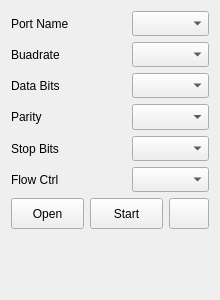
<?xml version="1.0" encoding="UTF-8"?>
<ui version="4.0">
 <class>NdiComm</class>
 <widget class="QWidget" name="NdiComm">
  <property name="geometry">
   <rect>
    <x>0</x>
    <y>0</y>
    <width>220</width>
    <height>300</height>
   </rect>
  </property>
  <property name="sizePolicy">
   <sizepolicy hsizetype="Minimum" vsizetype="Preferred">
    <horstretch>0</horstretch>
    <verstretch>0</verstretch>
   </sizepolicy>
  </property>
  <property name="minimumSize">
   <size>
    <width>220</width>
    <height>0</height>
   </size>
  </property>
  <property name="windowTitle">
   <string>NDI COMM</string>
  </property>
  <layout class="QVBoxLayout" name="verticalLayout" stretch="6,1,2">
   <item>
    <layout class="QGridLayout" name="gridLayout" columnstretch="3,2">
     <item row="5" column="0">
      <widget class="QLabel" name="lblFlowCtrl">
       <property name="sizePolicy">
        <sizepolicy hsizetype="Preferred" vsizetype="Preferred">
         <horstretch>0</horstretch>
         <verstretch>0</verstretch>
        </sizepolicy>
       </property>
       <property name="text">
        <string>Flow Ctrl</string>
       </property>
      </widget>
     </item>
     <item row="0" column="1">
      <widget class="QComboBox" name="cmbPortName">
       <property name="sizePolicy">
        <sizepolicy hsizetype="Preferred" vsizetype="Preferred">
         <horstretch>0</horstretch>
         <verstretch>0</verstretch>
        </sizepolicy>
       </property>
      </widget>
     </item>
     <item row="2" column="0">
      <widget class="QLabel" name="lblDataBits">
       <property name="sizePolicy">
        <sizepolicy hsizetype="Preferred" vsizetype="Preferred">
         <horstretch>0</horstretch>
         <verstretch>0</verstretch>
        </sizepolicy>
       </property>
       <property name="text">
        <string>Data Bits</string>
       </property>
      </widget>
     </item>
     <item row="2" column="1">
      <widget class="QComboBox" name="cmbDataBits">
       <property name="sizePolicy">
        <sizepolicy hsizetype="Preferred" vsizetype="Preferred">
         <horstretch>0</horstretch>
         <verstretch>0</verstretch>
        </sizepolicy>
       </property>
      </widget>
     </item>
     <item row="1" column="0">
      <widget class="QLabel" name="lblBuadrate">
       <property name="sizePolicy">
        <sizepolicy hsizetype="Preferred" vsizetype="Preferred">
         <horstretch>0</horstretch>
         <verstretch>0</verstretch>
        </sizepolicy>
       </property>
       <property name="text">
        <string>Buadrate</string>
       </property>
      </widget>
     </item>
     <item row="5" column="1">
      <widget class="QComboBox" name="cmbFlowCtrl">
       <property name="sizePolicy">
        <sizepolicy hsizetype="Preferred" vsizetype="Preferred">
         <horstretch>0</horstretch>
         <verstretch>0</verstretch>
        </sizepolicy>
       </property>
      </widget>
     </item>
     <item row="0" column="0">
      <widget class="QLabel" name="lblPortName">
       <property name="sizePolicy">
        <sizepolicy hsizetype="Preferred" vsizetype="Preferred">
         <horstretch>0</horstretch>
         <verstretch>0</verstretch>
        </sizepolicy>
       </property>
       <property name="text">
        <string>Port Name</string>
       </property>
      </widget>
     </item>
     <item row="4" column="0">
      <widget class="QLabel" name="lblStopBits">
       <property name="sizePolicy">
        <sizepolicy hsizetype="Preferred" vsizetype="Preferred">
         <horstretch>0</horstretch>
         <verstretch>0</verstretch>
        </sizepolicy>
       </property>
       <property name="text">
        <string>Stop Bits</string>
       </property>
      </widget>
     </item>
     <item row="4" column="1">
      <widget class="QComboBox" name="cmbStopBits">
       <property name="sizePolicy">
        <sizepolicy hsizetype="Preferred" vsizetype="Preferred">
         <horstretch>0</horstretch>
         <verstretch>0</verstretch>
        </sizepolicy>
       </property>
      </widget>
     </item>
     <item row="1" column="1">
      <widget class="QComboBox" name="cmbBuadrate">
       <property name="sizePolicy">
        <sizepolicy hsizetype="Preferred" vsizetype="Preferred">
         <horstretch>0</horstretch>
         <verstretch>0</verstretch>
        </sizepolicy>
       </property>
      </widget>
     </item>
     <item row="3" column="0">
      <widget class="QLabel" name="lblParity">
       <property name="sizePolicy">
        <sizepolicy hsizetype="Preferred" vsizetype="Preferred">
         <horstretch>0</horstretch>
         <verstretch>0</verstretch>
        </sizepolicy>
       </property>
       <property name="text">
        <string>Parity</string>
       </property>
      </widget>
     </item>
     <item row="3" column="1">
      <widget class="QComboBox" name="cmbParity">
       <property name="sizePolicy">
        <sizepolicy hsizetype="Preferred" vsizetype="Preferred">
         <horstretch>0</horstretch>
         <verstretch>0</verstretch>
        </sizepolicy>
       </property>
      </widget>
     </item>
    </layout>
   </item>
   <item>
    <layout class="QHBoxLayout" name="horizontalLayout" stretch="2,0,1">
     <item>
      <widget class="QPushButton" name="openCloseButton">
       <property name="sizePolicy">
        <sizepolicy hsizetype="Preferred" vsizetype="Preferred">
         <horstretch>0</horstretch>
         <verstretch>0</verstretch>
        </sizepolicy>
       </property>
       <property name="text">
        <string>Open</string>
       </property>
       <property name="icon">
        <iconset resource="resources.qrc">
         <normaloff>:/icon/res/start.ico</normaloff>:/icon/res/start.ico</iconset>
       </property>
      </widget>
     </item>
     <item>
      <widget class="QPushButton" name="startButton">
       <property name="sizePolicy">
        <sizepolicy hsizetype="Preferred" vsizetype="Preferred">
         <horstretch>0</horstretch>
         <verstretch>0</verstretch>
        </sizepolicy>
       </property>
       <property name="text">
        <string>Start</string>
       </property>
       <property name="icon">
        <iconset resource="resources.qrc">
         <normaloff>:/icon/res/run.ico</normaloff>:/icon/res/run.ico</iconset>
       </property>
      </widget>
     </item>
     <item>
      <widget class="QPushButton" name="refreshButton">
       <property name="sizePolicy">
        <sizepolicy hsizetype="Preferred" vsizetype="Preferred">
         <horstretch>0</horstretch>
         <verstretch>0</verstretch>
        </sizepolicy>
       </property>
       <property name="text">
        <string/>
       </property>
       <property name="icon">
        <iconset resource="resources.qrc">
         <normaloff>:/icon/res/refresh.ico</normaloff>:/icon/res/refresh.ico</iconset>
       </property>
      </widget>
     </item>
    </layout>
   </item>
   <item>
    <spacer name="verticalSpacer">
     <property name="orientation">
      <enum>Qt::Vertical</enum>
     </property>
     <property name="sizeHint" stdset="0">
      <size>
       <width>20</width>
       <height>60</height>
      </size>
     </property>
    </spacer>
   </item>
  </layout>
 </widget>
 <resources>
  <include location="resources.qrc"/>
 </resources>
 <connections/>
</ui>
